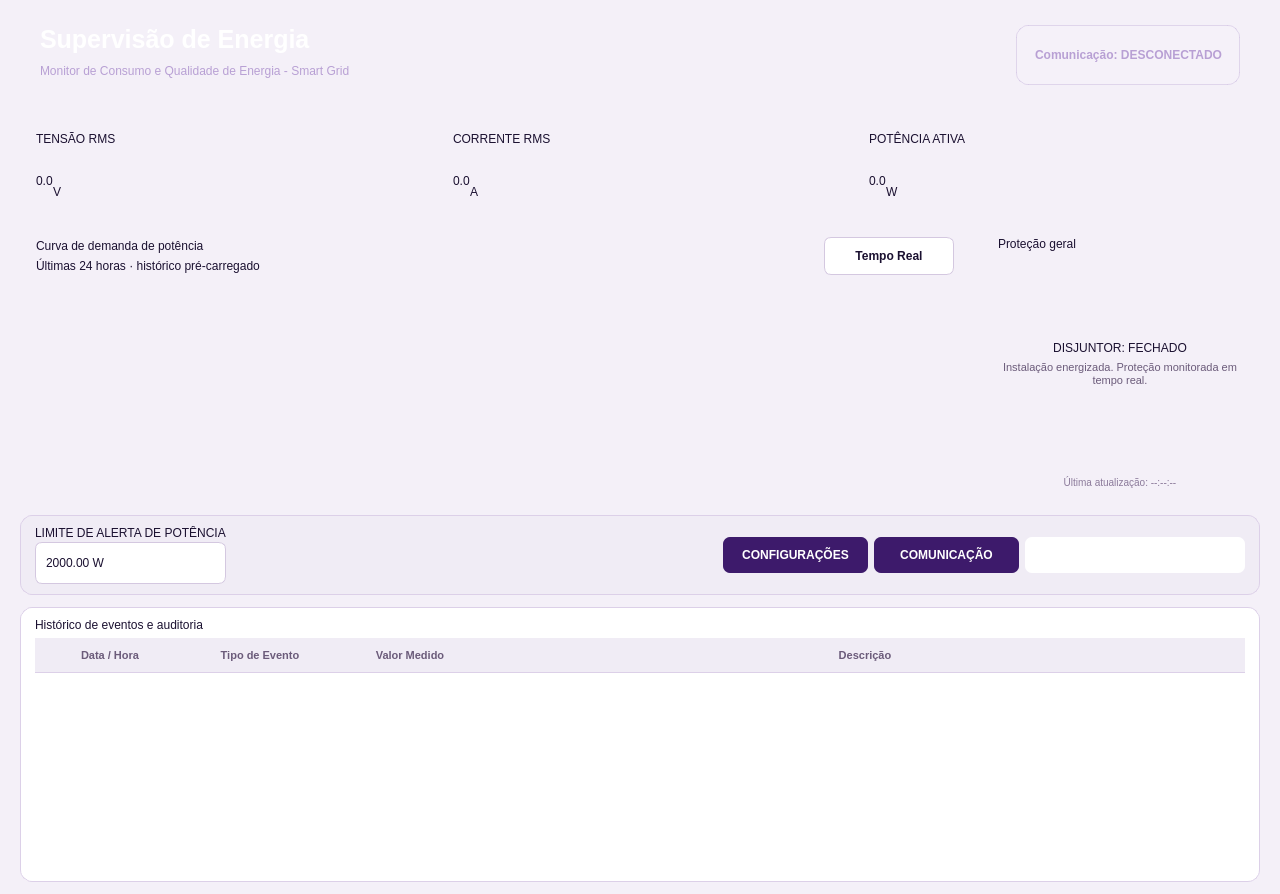
<?xml version="1.0" encoding="UTF-8"?>
<ui version="4.0">
 <class>MainWindow</class>
 <widget class="QMainWindow" name="MainWindow">
  <property name="geometry">
   <rect>
    <x>0</x>
    <y>0</y>
    <width>1280</width>
    <height>894</height>
   </rect>
  </property>
  <property name="minimumSize">
   <size>
    <width>980</width>
    <height>680</height>
   </size>
  </property>
  <property name="windowTitle">
   <string>Supervisão de Energia</string>
  </property>
  <property name="styleSheet">
   <string notr="true">
QMainWindow {
    background-color: #F4F0F8;
}

QWidget {
    font-family: &quot;Segoe UI&quot;;
    color: #1A1030;
}

QMessageBox {
    background-color: #F4F0F8;
    color: #1A1030;
    font-family: "Segoe UI";
    font-size: 12px;
}

QMessageBox QLabel {
    background-color: transparent;
    color: #6B5B7A;
    font-family: "Segoe UI";
    font-size: 12px;
    font-weight: 600;
    padding: 8px;
}

QMessageBox QLabel#qt_msgboxex_icon_label {
    background-color: transparent;
    padding: 8px;
}

QMessageBox QPushButton {
    background-color: #FFFFFF;
    color: #1A1030;
    border: 1px solid #D4C8E0;
    border-radius: 7px;
    padding: 8px 18px;
    min-width: 90px;
    min-height: 32px;
    font-family: "Segoe UI";
    font-size: 12px;
    font-weight: 600;
}

QMessageBox QPushButton:hover {
    background-color: #F0ECF5;
    border-color: #8B5CF6;
}

QMessageBox QPushButton:pressed {
    background-color: #DDD0E8;
}

QMessageBox QPushButton:default {
    background-color: #3D1A6B;
    color: #FFFFFF;
    border: 1px solid #3D1A6B;
}

QMessageBox QPushButton:default:hover {
    background-color: #4D2A7B;
    border-color: #4D2A7B;
}

QMessageBox QPushButton:default:pressed {
    background-color: #31124F;
    border-color: #31124F;
}

QFrame#header {
    background: qlineargradient(x1:0, y1:0, x2:1, y2:0,
        stop:0 #1A0A30, stop:1 #3D1A6B);
    border-radius: 14px;
}

QLabel#lbl_titulo {
    color: #FFFFFF;
    font-size: 25px;
    font-weight: 700;
}

QLabel#lbl_subtitulo {
    color: #B8A0D4;
    font-size: 12px;
}

QLabel#lbl_status_comunicacao {
    color: #B8A0D4;
    font-size: 12px;
    font-weight: 600;
    background: rgba(255,255,255,0.08);
    border: 1px solid rgba(184, 160, 212, 0.35);
    border-radius: 12px;
    padding: 6px 14px;
}

QLabel#lbl_status_comunicacao[state=&quot;on&quot;] {
    color: #A78BFA;
    border-color: rgba(167, 139, 250, 0.5);
}

QLabel#lbl_status_comunicacao[state=&quot;off&quot;] {
    color: #E1B8B4;
    border-color: rgba(225, 184, 180, 0.4);
}

QFrame.metricCard {
    background-color: #FFFFFF;
    border: 1px solid #DCD0E8;
    border-radius: 12px;
}

QFrame#grupo_tensao { border-left: 4px solid #6D28D9; }
QFrame#grupo_corrente { border-left: 4px solid #7C3AED; }
QFrame#grupo_potencia { border-left: 4px solid #8B5CF6; }
QFrame#grupo_potencia[alerta=&quot;true&quot;] { border-left: 4px solid #EA580C; background: #FFF7ED; }

QLabel.metricTitle {
    color: #6B5B7A;
    font-size: 11px;
    font-weight: 700;
    letter-spacing: 1px;
}

QLabel.metricValue {
    color: #1A1030;
    font-size: 29px;
    font-weight: 700;
}

QLabel.metricUnit {
    color: #6B5B7A;
    font-size: 13px;
    font-weight: 600;
}

QLabel.metricFooter {
    color: #8B7A9A;
    font-size: 11px;
}

QFrame.panel {
    background-color: #FFFFFF;
    border: 1px solid #DCD0E8;
    border-radius: 12px;
}

QLabel.panelTitle {
    color: #1A1030;
    font-size: 15px;
    font-weight: 700;
}

QLabel.panelSubtitle {
    color: #8B7A9A;
    font-size: 11px;
}

QFrame#statusCard {
    border-radius: 12px;
}

QFrame#statusCard[estado=&quot;fechado&quot;] {
    background: #F0ECF5;
    border: 1px solid #D4C8E0;
}

QFrame#statusCard[estado=&quot;aberto&quot;] {
    background: #FDECEC;
    border: 1px solid #F3C1BC;
}

QLabel#lbl_status_disjuntor[estado=&quot;fechado&quot;] {
    color: #5B21B6;
    font-size: 18px;
    font-weight: 700;
}

QLabel#lbl_status_disjuntor[estado=&quot;aberto&quot;] {
    color: #B42318;
    font-size: 18px;
    font-weight: 700;
}

QLabel#lbl_status_detalhe {
    color: #6B5B7A;
    font-size: 11px;
}

QLabel#lbl_status_atualizacao {
    color: #8B7A9A;
    font-size: 10px;
}

QFrame#controlePanel {
    background-color: #F0ECF5;
    border: 1px solid #DCD0E8;
    border-radius: 12px;
}

QLabel.controlTitle {
    color: #6B5B7A;
    font-size: 11px;
    font-weight: 700;
}

QDoubleSpinBox {
    background-color: #FFFFFF;
    border: 1px solid #D4C8E0;
    border-radius: 7px;
    padding: 6px 8px;
    min-height: 28px;
}

QDoubleSpinBox:focus {
    border: 1px solid #6D28D9;
}

QDoubleSpinBox::up-button,
QDoubleSpinBox::down-button {
    width: 0px;
    height: 0px;
    border: none;
    background: transparent;
}

QPushButton {
    background-color: #FFFFFF;
    color: #1A1030;
    border: 1px solid #D4C8E0;
    border-radius: 7px;
    padding: 9px 14px;
    font-weight: 600;
    min-height: 18px;
}

QPushButton:hover {
    background-color: #F0ECF5;
    border-color: #8B5CF6;
}

QPushButton#btn_configuracao,
QPushButton#btn_comunicacao {
    background-color: #3D1A6B;
    color: #FFFFFF;
    border: none;
}

QPushButton#btn_configuracao:hover,
QPushButton#btn_comunicacao:hover {
    background-color: #4D2A7B;
}

QPushButton#btn_corte_emergencia {
    background: qlineargradient(x1:0, y1:0, x2:0, y2:1,
        stop:0 #E23B32, stop:1 #B91C1C);
    color: #FFFFFF;
    border: none;
    font-size: 14px;
    font-weight: 700;
}

QPushButton#btn_corte_emergencia:hover {
    background: #C0271F;
}

QPushButton#btn_corte_emergencia:pressed {
    background: #9E1B15;
}

QFrame#historicoPanel {
    background-color: #FFFFFF;
    border: 1px solid #DCD0E8;
    border-radius: 12px;
}

QTableWidget {
    background-color: #FFFFFF;
    border: none;
    gridline-color: #EDE8F0;
    selection-background-color: #DDD0E8;
    selection-color: #1A1030;
    alternate-background-color: #F8F4FA;
}

QHeaderView::section {
    background-color: #F0ECF5;
    color: #6B5B7A;
    border: none;
    border-bottom: 1px solid #DCD0E8;
    padding: 8px;
    font-size: 11px;
    font-weight: 700;
}

QStatusBar {
    background-color: #EDE8F0;
    color: #6B5B7A;
}

QScrollBar:vertical {
    width: 7px;
    background: transparent;
}

QScrollBar::handle:vertical {
    background: #D4C8E0;
    border-radius: 3px;
    min-height: 25px;
}

QScrollBar::handle:vertical:hover {
    background: #8B5CF6;
}
   </string>
  </property>
  <widget class="QWidget" name="centralwidget">
   <layout class="QVBoxLayout" name="layout_principal">
    <property name="spacing">
     <number>12</number>
    </property>
    <property name="leftMargin">
     <number>20</number>
    </property>
    <property name="topMargin">
     <number>16</number>
    </property>
    <property name="rightMargin">
     <number>20</number>
    </property>
    <property name="bottomMargin">
     <number>12</number>
    </property>
    <item>
     <widget class="QFrame" name="header">
      <property name="minimumSize">
       <size>
        <width>0</width>
        <height>78</height>
       </size>
      </property>
      <layout class="QHBoxLayout" name="layout_header">
       <property name="leftMargin">
        <number>20</number>
       </property>
       <property name="rightMargin">
        <number>20</number>
       </property>
       <item>
        <layout class="QVBoxLayout" name="layout_header_text">
         <property name="spacing">
          <number>2</number>
         </property>
         <item>
          <widget class="QLabel" name="lbl_titulo">
           <property name="text">
            <string>Supervisão de Energia</string>
           </property>
          </widget>
         </item>
         <item>
          <widget class="QLabel" name="lbl_subtitulo">
           <property name="text">
            <string>Monitor de Consumo e Qualidade de Energia - Smart Grid</string>
           </property>
          </widget>
         </item>
        </layout>
       </item>
       <item>
        <spacer name="spacer_header">
         <property name="orientation">
          <enum>Qt::Orientation::Horizontal</enum>
         </property>
         <property name="sizeHint" stdset="0">
          <size>
           <width>40</width>
           <height>20</height>
          </size>
         </property>
        </spacer>
       </item>
       <item>
        <widget class="QLabel" name="lbl_status_comunicacao">
         <property name="text">
          <string>Comunicação: DESCONECTADO</string>
         </property>
         <property name="alignment">
          <set>Qt::AlignmentFlag::AlignRight|Qt::AlignmentFlag::AlignTrailing|Qt::AlignmentFlag::AlignVCenter</set>
         </property>
        </widget>
       </item>
      </layout>
     </widget>
    </item>
    <item>
     <layout class="QHBoxLayout" name="layout_metricas">
      <property name="spacing">
       <number>10</number>
      </property>
      <item>
       <widget class="QFrame" name="grupo_tensao">
        <property name="minimumSize">
         <size>
          <width>0</width>
          <height>105</height>
         </size>
        </property>
        <property name="class" stdset="0">
         <string>metricCard</string>
        </property>
        <layout class="QVBoxLayout" name="layout_tensao">
         <property name="leftMargin">
          <number>16</number>
         </property>
         <property name="topMargin">
          <number>14</number>
         </property>
         <property name="rightMargin">
          <number>16</number>
         </property>
         <property name="bottomMargin">
          <number>12</number>
         </property>
         <item>
          <widget class="QLabel" name="lbl_tensao_titulo">
           <property name="text">
            <string>TENSÃO RMS</string>
           </property>
           <property name="class" stdset="0">
            <string>metricTitle</string>
           </property>
          </widget>
         </item>
         <item>
          <layout class="QHBoxLayout" name="layout_tensao_valor">
           <property name="spacing">
            <number>0</number>
           </property>
           <item>
            <widget class="QLabel" name="lbl_valor_tensao">
             <property name="text">
              <string>0.0</string>
             </property>
             <property name="class" stdset="0">
              <string>metricValue</string>
             </property>
            </widget>
           </item>
           <item>
            <widget class="QLabel" name="lbl_tensao_unidade">
             <property name="text">
              <string>V</string>
             </property>
             <property name="alignment">
              <set>Qt::AlignmentFlag::AlignBottom</set>
             </property>
             <property name="class" stdset="0">
              <string>metricUnit</string>
             </property>
            </widget>
           </item>
           <item>
            <spacer name="spacer_tensao">
             <property name="orientation">
              <enum>Qt::Orientation::Horizontal</enum>
             </property>
             <property name="sizeHint" stdset="0">
              <size>
               <width>10</width>
               <height>20</height>
              </size>
             </property>
            </spacer>
           </item>
          </layout>
         </item>
        </layout>
       </widget>
      </item>
      <item>
       <widget class="QFrame" name="grupo_corrente">
        <property name="minimumSize">
         <size>
          <width>0</width>
          <height>105</height>
         </size>
        </property>
        <property name="class" stdset="0">
         <string>metricCard</string>
        </property>
        <layout class="QVBoxLayout" name="layout_corrente">
         <property name="leftMargin">
          <number>16</number>
         </property>
         <property name="topMargin">
          <number>14</number>
         </property>
         <property name="rightMargin">
          <number>16</number>
         </property>
         <property name="bottomMargin">
          <number>12</number>
         </property>
         <item>
          <widget class="QLabel" name="lbl_corrente_titulo">
           <property name="text">
            <string>CORRENTE RMS</string>
           </property>
           <property name="class" stdset="0">
            <string>metricTitle</string>
           </property>
          </widget>
         </item>
         <item>
          <layout class="QHBoxLayout" name="layout_corrente_valor">
           <property name="spacing">
            <number>0</number>
           </property>
           <item>
            <widget class="QLabel" name="lbl_valor_corrente">
             <property name="text">
              <string>0.0</string>
             </property>
             <property name="class" stdset="0">
              <string>metricValue</string>
             </property>
            </widget>
           </item>
           <item>
            <widget class="QLabel" name="lbl_corrente_unidade">
             <property name="text">
              <string>A</string>
             </property>
             <property name="alignment">
              <set>Qt::AlignmentFlag::AlignBottom</set>
             </property>
             <property name="class" stdset="0">
              <string>metricUnit</string>
             </property>
            </widget>
           </item>
           <item>
            <spacer name="spacer_corrente">
             <property name="orientation">
              <enum>Qt::Orientation::Horizontal</enum>
             </property>
             <property name="sizeHint" stdset="0">
              <size>
               <width>10</width>
               <height>20</height>
              </size>
             </property>
            </spacer>
           </item>
          </layout>
         </item>
        </layout>
       </widget>
      </item>
      <item>
       <widget class="QFrame" name="grupo_potencia">
        <property name="minimumSize">
         <size>
          <width>0</width>
          <height>105</height>
         </size>
        </property>
        <property name="class" stdset="0">
         <string>metricCard</string>
        </property>
        <property name="alerta" stdset="0">
         <string>false</string>
        </property>
        <layout class="QVBoxLayout" name="layout_potencia">
         <property name="leftMargin">
          <number>16</number>
         </property>
         <property name="topMargin">
          <number>14</number>
         </property>
         <property name="rightMargin">
          <number>16</number>
         </property>
         <property name="bottomMargin">
          <number>12</number>
         </property>
         <item>
          <widget class="QLabel" name="lbl_potencia_titulo">
           <property name="text">
            <string>POTÊNCIA ATIVA </string>
           </property>
           <property name="class" stdset="0">
            <string>metricTitle</string>
           </property>
          </widget>
         </item>
         <item>
          <layout class="QHBoxLayout" name="layout_potencia_valor">
           <property name="spacing">
            <number>0</number>
           </property>
           <item>
            <widget class="QLabel" name="lbl_valor_potencia">
             <property name="text">
              <string>0.0</string>
             </property>
             <property name="class" stdset="0">
              <string>metricValue</string>
             </property>
            </widget>
           </item>
           <item>
            <widget class="QLabel" name="lbl_potencia_unidade">
             <property name="text">
              <string>W</string>
             </property>
             <property name="alignment">
              <set>Qt::AlignmentFlag::AlignBottom</set>
             </property>
             <property name="class" stdset="0">
              <string>metricUnit</string>
             </property>
            </widget>
           </item>
           <item>
            <spacer name="spacer_potencia">
             <property name="orientation">
              <enum>Qt::Orientation::Horizontal</enum>
             </property>
             <property name="sizeHint" stdset="0">
              <size>
               <width>10</width>
               <height>20</height>
              </size>
             </property>
            </spacer>
           </item>
          </layout>
         </item>
        </layout>
       </widget>
      </item>
     </layout>
    </item>
    <item>
     <layout class="QHBoxLayout" name="layout_monitoramento">
      <property name="spacing">
       <number>10</number>
      </property>
      <item>
       <widget class="QFrame" name="grupo_grafico">
        <property name="minimumSize">
         <size>
          <width>560</width>
          <height>280</height>
         </size>
        </property>
        <property name="class" stdset="0">
         <string>panel</string>
        </property>
        <layout class="QVBoxLayout" name="layout_grafico">
         <property name="leftMargin">
          <number>16</number>
         </property>
         <property name="topMargin">
          <number>14</number>
         </property>
         <property name="rightMargin">
          <number>16</number>
         </property>
         <property name="bottomMargin">
          <number>12</number>
         </property>
<item>
 <layout class="QHBoxLayout" name="layout_cabecalho_grafico">

  <property name="spacing">
   <number>10</number>
  </property>

  <!-- Título e subtítulo -->
  <item>
   <layout class="QVBoxLayout" name="layout_titulo_grafico">

    <property name="spacing">
     <number>2</number>
    </property>

    <item>
     <widget class="QLabel" name="lbl_grafico_titulo">
      <property name="text">
       <string>Curva de demanda de potência</string>
      </property>
      <property name="class" stdset="0">
       <string>panelTitle</string>
      </property>
     </widget>
    </item>

    <item>
     <widget class="QLabel" name="lbl_grafico_subtitulo">
      <property name="text">
       <string>Últimas 24 horas · histórico pré-carregado</string>
      </property>
      <property name="class" stdset="0">
       <string>panelSubtitle</string>
      </property>
     </widget>
    </item>

   </layout>
  </item>

  <!-- Empurra o botão para a direita -->
  <item>
   <spacer name="spacer_cabecalho_grafico">
    <property name="orientation">
     <enum>Qt::Orientation::Horizontal</enum>
    </property>

    <property name="sizeHint" stdset="0">
     <size>
      <width>20</width>
      <height>20</height>
     </size>
    </property>
   </spacer>
  </item>

  <!-- Botão de tempo real -->
  <item>
   <widget class="QPushButton" name="btn_tempo_real">

    <property name="minimumSize">
     <size>
      <width>130</width>
      <height>34</height>
     </size>
    </property>

    <property name="text">
     <string>Tempo Real</string>
    </property>

   </widget>
  </item>

 </layout>
</item>
         <item>
          <widget class="QWidget" name="widget_grafico" native="true">
           <property name="minimumSize">
            <size>
             <width>0</width>
             <height>190</height>
            </size>
           </property>
          </widget>
         </item>
        </layout>
       </widget>
      </item>
      <item>
       <widget class="QFrame" name="statusCard">
        <property name="minimumSize">
         <size>
          <width>280</width>
          <height>280</height>
         </size>
        </property>
        <property name="estado" stdset="0">
         <string>fechado</string>
        </property>
        <layout class="QVBoxLayout" name="layout_status">
         <property name="leftMargin">
          <number>18</number>
         </property>
         <property name="topMargin">
          <number>14</number>
         </property>
         <property name="rightMargin">
          <number>18</number>
         </property>
         <property name="bottomMargin">
          <number>14</number>
         </property>
         <item>
          <widget class="QLabel" name="lbl_disjuntor_titulo">
           <property name="text">
            <string>Proteção geral</string>
           </property>
           <property name="class" stdset="0">
            <string>panelTitle</string>
           </property>
          </widget>
         </item>
         <item>
          <spacer name="spacer_status_1">
           <property name="orientation">
            <enum>Qt::Orientation::Vertical</enum>
           </property>
           <property name="sizeHint" stdset="0">
            <size>
             <width>20</width>
             <height>20</height>
            </size>
           </property>
          </spacer>
         </item>
         <item>
          <widget class="QLabel" name="lbl_status_disjuntor">
           <property name="text">
            <string>DISJUNTOR: FECHADO</string>
           </property>
           <property name="alignment">
            <set>Qt::AlignmentFlag::AlignCenter</set>
           </property>
           <property name="estado" stdset="0">
            <string>fechado</string>
           </property>
          </widget>
         </item>
         <item>
          <widget class="QLabel" name="lbl_status_detalhe">
           <property name="text">
            <string>Instalação energizada. Proteção monitorada em tempo real.</string>
           </property>
           <property name="alignment">
            <set>Qt::AlignmentFlag::AlignCenter</set>
           </property>
           <property name="wordWrap">
            <bool>true</bool>
           </property>
          </widget>
         </item>
         <item>
          <spacer name="spacer_status_2">
           <property name="orientation">
            <enum>Qt::Orientation::Vertical</enum>
           </property>
           <property name="sizeHint" stdset="0">
            <size>
             <width>20</width>
             <height>20</height>
            </size>
           </property>
          </spacer>
         </item>
         <item>
          <widget class="QLabel" name="lbl_status_atualizacao">
           <property name="text">
            <string>Última atualização: --:--:--</string>
           </property>
           <property name="alignment">
            <set>Qt::AlignmentFlag::AlignCenter</set>
           </property>
          </widget>
         </item>
        </layout>
       </widget>
      </item>
     </layout>
    </item>
    <item>
     <widget class="QFrame" name="controlePanel">
      <layout class="QHBoxLayout" name="layout_controles">
       <property name="leftMargin">
        <number>14</number>
       </property>
       <property name="topMargin">
        <number>10</number>
       </property>
       <property name="rightMargin">
        <number>14</number>
       </property>
       <property name="bottomMargin">
        <number>10</number>
       </property>
       <item>
        <layout class="QVBoxLayout" name="layout_limite">
         <property name="spacing">
          <number>2</number>
         </property>
         <item>
          <widget class="QLabel" name="lbl_limite_titulo">
           <property name="text">
            <string>LIMITE DE ALERTA DE POTÊNCIA</string>
           </property>
           <property name="class" stdset="0">
            <string>controlTitle</string>
           </property>
          </widget>
         </item>
         <item>
          <widget class="QDoubleSpinBox" name="spin_limite_potencia">
           <property name="suffix">
            <string> W</string>
           </property>
           <property name="minimum">
            <double>0.000000000000000</double>
           </property>
           <property name="maximum">
            <double>999999.000000000000000</double>
           </property>
           <property name="value">
            <double>2000.000000000000000</double>
           </property>
          </widget>
         </item>
        </layout>
       </item>
       <item>
        <spacer name="spacer_controles">
         <property name="orientation">
          <enum>Qt::Orientation::Horizontal</enum>
         </property>
         <property name="sizeHint" stdset="0">
          <size>
           <width>30</width>
           <height>20</height>
          </size>
         </property>
        </spacer>
       </item>
       <item>
        <widget class="QPushButton" name="btn_configuracao">
         <property name="minimumSize">
          <size>
           <width>145</width>
           <height>36</height>
          </size>
         </property>
         <property name="text">
          <string>CONFIGURAÇÕES</string>
         </property>
        </widget>
       </item>
       <item>
        <widget class="QPushButton" name="btn_comunicacao">
         <property name="minimumSize">
          <size>
           <width>145</width>
           <height>36</height>
          </size>
         </property>
         <property name="text">
          <string>COMUNICAÇÃO</string>
         </property>
        </widget>
       </item>
       <item>
        <widget class="QPushButton" name="btn_corte_emergencia">
         <property name="minimumSize">
          <size>
           <width>200</width>
           <height>36</height>
          </size>
         </property>
         <property name="text">
          <string>⚠  CORTE DE EMERGÊNCIA</string>
         </property>
        </widget>
       </item>
      </layout>
     </widget>
    </item>
    <item>
     <widget class="QFrame" name="historicoPanel">
      <property name="minimumSize">
       <size>
        <width>0</width>
        <height>170</height>
       </size>
      </property>
      <layout class="QVBoxLayout" name="layout_historico">
       <property name="leftMargin">
        <number>14</number>
       </property>
       <property name="topMargin">
        <number>10</number>
       </property>
       <property name="rightMargin">
        <number>14</number>
       </property>
       <property name="bottomMargin">
        <number>10</number>
       </property>
       <item>
        <widget class="QLabel" name="lbl_historico_titulo">
         <property name="text">
          <string>Histórico de eventos e auditoria</string>
         </property>
         <property name="class" stdset="0">
          <string>panelTitle</string>
         </property>
        </widget>
       </item>
       <item>
        <widget class="QTableWidget" name="tabela_registros">
         <property name="editTriggers">
          <set>QAbstractItemView::EditTrigger::NoEditTriggers</set>
         </property>
         <property name="alternatingRowColors">
          <bool>true</bool>
         </property>
         <property name="selectionBehavior">
          <enum>QAbstractItemView::SelectionBehavior::SelectRows</enum>
         </property>
         <property name="sortingEnabled">
          <bool>true</bool>
         </property>
         <property name="rowCount">
          <number>0</number>
         </property>
         <property name="columnCount">
          <number>4</number>
         </property>
         <attribute name="horizontalHeaderDefaultSectionSize">
          <number>150</number>
         </attribute>
         <attribute name="horizontalHeaderStretchLastSection">
          <bool>true</bool>
         </attribute>
         <attribute name="verticalHeaderVisible">
          <bool>false</bool>
         </attribute>
         <column>
          <property name="text">
           <string>Data / Hora</string>
          </property>
         </column>
         <column>
          <property name="text">
           <string>Tipo de Evento</string>
          </property>
         </column>
         <column>
          <property name="text">
           <string>Valor Medido</string>
          </property>
         </column>
         <column>
          <property name="text">
           <string>Descrição</string>
          </property>
         </column>
        </widget>
       </item>
      </layout>
     </widget>
    </item>
   </layout>
  </widget>
 </widget>
 <resources/>
 <connections/>
</ui>
